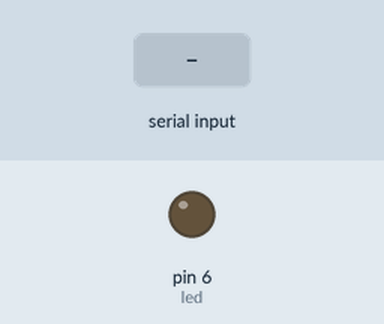
Bench run of a sketch on a simulated Arduino Uno, built with avr-gcc and run on an emulated ATmega328P. Parts: output pins drawn as LEDs (lit = HIGH). The inputs (shaded band) are chosen by the test bench.

Above: at 1.2 s.
1.3 s: "90,45\n" received over Serial
At 2.7 s:
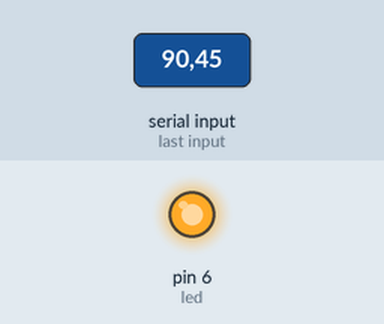
Timing chart, 0 to 4.3 s (numbered marks = the images above; inputs shaded):
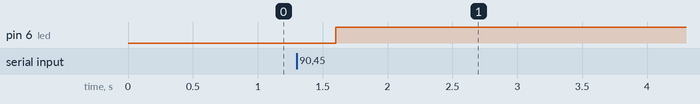

Measured:
- after the input at 1.3 s, pin 6 (led): LOW → HIGH after 0.30 s

The sketch:

P37_ControlLed_Python.ino
```cpp
int led = 6;
int valor;
void setup() {
  // put your setup code here, to run once:
  Serial.begin(9600);
  Serial.setTimeout(100);
  pinMode(led,OUTPUT);
}

void loop() {
  // put your main code here, to run repeatedly:
  if (Serial.available()>0){
    valor = Serial.readString().toInt();
    digitalWrite(led,valor);

  }
  delay(250);

}
```
